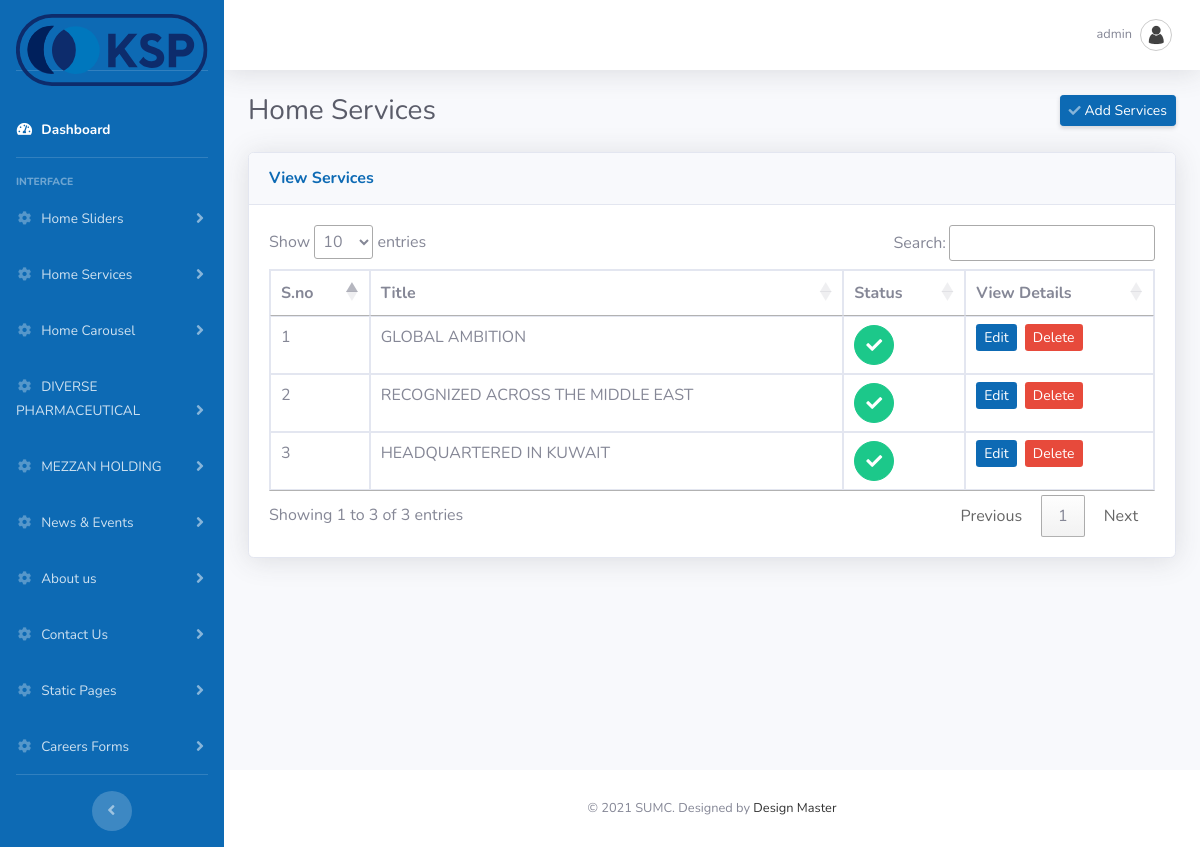
The page /admin/serviceslist.php (signed in) on the database its author committed.
### tables this page shows
CREATE TABLE `sumc_adminuser` (
  `id` int(11) NOT NULL,
  `username` varchar(225) NOT NULL,
  `password` varchar(225) NOT NULL,
  `email` varchar(225) NOT NULL,
  `status` int(11) NOT NULL,
  `date` datetime NOT NULL
);

CREATE TABLE `sumc_services` (
  `id` int(11) NOT NULL,
  `title` varchar(150) NOT NULL,
  `image` varchar(150) NOT NULL,
  `profile_image` varchar(150) NOT NULL,
  `content` text NOT NULL,
  `status` tinyint(4) NOT NULL,
  `ordering` int(11) NOT NULL,
  `created_date` date NOT NULL
);

### admin/serviceslist.php (the view, shortened to what this page needs)
<?php
include_once("connection.php");
?>
<!DOCTYPE html>
<html lang="en">
<head>
  <link href="vendor/fontawesome-free/css/all.min.css" rel="stylesheet" type="text/css">
  <link href="css/admin.css" rel="stylesheet">
</head>
<body id="page-top">
  <div id="wrapper">
    <?php
	include_once('header.php');
	?>
        <div class="container-fluid">
          <div class="d-sm-flex align-items-center justify-content-between mb-4">
            <h1 class="h3 mb-0 text-gray-800">Home Services</h1>
            <a href="edit_services.php" class="d-none d-sm-inline-block btn btn-sm btn-primary shadow-sm"><i class="fas fa-check fa-sm text-white-50"></i> Add Services</a>
          </div>
          <div class="row">
            <div class="col-lg-12 mb-12">
              <div class="card shadow mb-8">
                <div class="card-header py-3">
                  <h6 class="m-0 font-weight-bold text-primary">View Services</h6>
                </div>
                <div class="card-body">
                  <div class="table-responsive">
                    <table class="table table-bordered" id="example" width="100%" cellspacing="0">
                      <thead>
                        <tr>
                          <th>S.no</th>
                          <th>Title</th>
                          <th>Status</th>
                          <th>View Details</th>
                        </tr>
                      </thead>
                      <tbody>
					  <?php
					  $project_features_sql = mysqli_query($connection,"select * from  sumc_services order by id desc ");
					  if(mysqli_num_rows($project_features_sql) > 0) {
						  $i = 1;
						  while($project_features_result = mysqli_fetch_array($project_features_sql)) {
							  $id = $project_features_result['id'];
							  if($project_features_result['status'] == '1'){
									$status = '0';
									} else {
										$status = '1';
									}
							  ?>
							  <tr>
							  <td><?php echo $i; ?></td>
							  <td><?php echo $project_features_result['title']; ?></td>
							  <td><a class="btn btn-success btn-circle" href="#" id="status_<?php echo $project_features_result['id'] ?>&status=<?php echo $status ?>">
							  <?php if($project_features_result['status']=='0'){ ?>
											<i style="color:white !important" class="fas fa-times"></i>
										<?php } else { ?>
											<i class="fa fa-check"></i>
										<?php } ?>
										</a>
							  </td>
                                                          <td><a href="edit_services.php?id=<?php echo $id; ?>" class="btn-sm btn-primary">Edit</a>&nbsp;
							  <a href="#" id="delete_<?php echo $id; ?>" class="btn-sm btn-danger">Delete</a></td>
							</tr>
							  <?php
							  $i++;
						  }
					  }
					  ?>
                      </tbody>
                    </table>
                  </div>
                </div>
              </div>
            </div>
          </div>
        </div>
      </div>
<?php
include_once('footer.php');
?>
 <link href="https://cdn.datatables.net/1.10.20/css/jquery.dataTables.min.css" rel="stylesheet" type="text/css" media="all" />
<link href="https://cdn.datatables.net/select/1.3.1/css/select.dataTables.min.css" rel="stylesheet" type="text/css" media="all" />

### admin/header.php (shortened to what this page needs)
<?php
include_once("connection.php");
	if(isset($_SESSION['SESS_MEMBER_ID'])) {
	$loginid = $_SESSION['SESS_MEMBER_ID'];
	$user_query = mysqli_query($connection,"SELECT * from sumc_adminuser where id=$loginid");
	$user_res = mysqli_fetch_array($user_query);
	}
	else {
		header("Location:index.php");
	}
?>
    <link rel="stylesheet" type="text/css" href="https://cdnjs.cloudflare.com/ajax/libs/bootstrap-datepicker/1.5.0/css/bootstrap-datepicker.standalone.css" />
    <link rel="stylesheet" type="text/css" href="js/jquery.timepicker.css" />
    <link rel="stylesheet" type="text/css" href="js/jquery.ptTimeSelect.css" />
    <link rel="stylesheet" href="https://ajax.googleapis.com/ajax/libs/jqueryui/1.7.2/themes/ui-lightness/jquery-ui.css" type="text/css" media="all" />
<ul class="navbar-nav bg-gradient-secondary sidebar sidebar-dark accordion" id="accordionSidebar">
      <a class="sidebar-brand d-flex align-items-center justify-content-center" href="dashboard.php">
       <div class="sidebar-brand-text" style="padding-top:30px;">
           <img src="../images/kspic-logo.svg" height="150%" width="100%" />
	   </div>
     </a>
     <li class="nav-item active">
      <a class="nav-link" href="dashboard.php">
        <i class="fas fa-fw fa-tachometer-alt"></i>
        <span>Dashboard</span></a>
      </li>
      <hr class="sidebar-divider">
      <div class="sidebar-heading">
        Interface
      </div>
      <li class="nav-item">
        <a class="nav-link collapsed" href="#" data-toggle="collapse" data-target="#collapseOne" aria-expanded="true" aria-controls="collapseOne">
          <i class="fas fa-fw fa-cog"></i>
          <span>Home Sliders</span>
        </a>
      </li>
	  <li class="nav-item">
        <a class="nav-link collapsed" href="#" data-toggle="collapse" data-target="#collapseTwo" aria-expanded="true" aria-controls="collapseTwo">
          <i class="fas fa-fw fa-cog"></i>
          <span>Home Services</span>
        </a>
      </li>
      <li class="nav-item">
        <a class="nav-link collapsed" href="#" data-toggle="collapse" data-target="#collapseThree" aria-expanded="true" aria-controls="collapseThree">
          <i class="fas fa-fw fa-cog"></i>
          <span>Home Carousel</span>
        </a>
      </li>
<li class="nav-item">
        <a class="nav-link collapsed" href="#" data-toggle="collapse" data-target="#collapseNine" aria-expanded="true" aria-controls="collapseFour">
          <i class="fas fa-fw fa-cog"></i>
          <span>DIVERSE PHARMACEUTICAL</span>
        </a>
      </li>
      <li class="nav-item">
        <a class="nav-link collapsed" href="#" data-toggle="collapse" data-target="#collapseTen" aria-expanded="true" aria-controls="collapseten">
          <i class="fas fa-fw fa-cog"></i>
          <span>MEZZAN HOLDING</span>
        </a>
      </li>
<li class="nav-item">
        <a class="nav-link collapsed" href="#" data-toggle="collapse" data-target="#collapseFour" aria-expanded="true" aria-controls="collapseFour">
          <i class="fas fa-fw fa-cog"></i>
          <span>News & Events</span>
        </a>
      </li>
<li class="nav-item">
        <a class="nav-link collapsed" href="#" data-toggle="collapse" data-target="#collapseFive" aria-expanded="true" aria-controls="collapseFive">
          <i class="fas fa-fw fa-cog"></i>
          <span>About us</span>
        </a>
      </li>
<li class="nav-item">
        <a class="nav-link collapsed" href="#" data-toggle="collapse" data-target="#collapseEight" aria-expanded="true" aria-controls="collapseEight">
          <i class="fas fa-fw fa-cog"></i>
          <span>Contact Us</span>
        </a>
      </li>
<li class="nav-item">
        <a class="nav-link collapsed" href="#" data-toggle="collapse" data-target="#collapseSix" aria-expanded="true" aria-controls="collapseSix">
          <i class="fas fa-fw fa-cog"></i>
          <span>Static Pages</span>
        </a>
      </li>
<li class="nav-item">
        <a class="nav-link collapsed" href="#" data-toggle="collapse" data-target="#collapseSeven" aria-expanded="true" aria-controls="collapseSeven">
          <i class="fas fa-fw fa-cog"></i>
          <span>Careers Forms</span>
        </a>
      </li>
          <hr class="sidebar-divider d-none d-md-block">
          <div class="text-center d-none d-md-inline">
            <button class="rounded-circle border-0" id="sidebarToggle"></button>
          </div>
        </ul>
        <div id="content-wrapper" class="d-flex flex-column">
          <div id="content">
            <nav class="navbar navbar-expand navbar-light bg-white topbar mb-4 static-top shadow">
          <ul class="navbar-nav ml-auto">
            <li class="nav-item dropdown no-arrow">
              <a class="nav-link dropdown-toggle" href="#" id="userDropdown" role="button" data-toggle="dropdown" aria-haspopup="true" aria-expanded="false">
                <span class="mr-2 d-none d-lg-inline text-gray-600 small"><?php echo $user_res['username']; ?></span>
                <img class="img-profile rounded-circle" src="img/user.png">
              </a>
            </li>
          </ul>
        </nav>

### rows shown on the page
sumc_adminuser: username "admin"
sumc_services: title "GLOBAL AMBITION", status 1 (drawn)
sumc_services: title "RECOGNIZED ACROSS THE MIDDLE EAST", status 1 (drawn)
sumc_services: title "HEADQUARTERED IN KUWAIT", status 1 (drawn)
